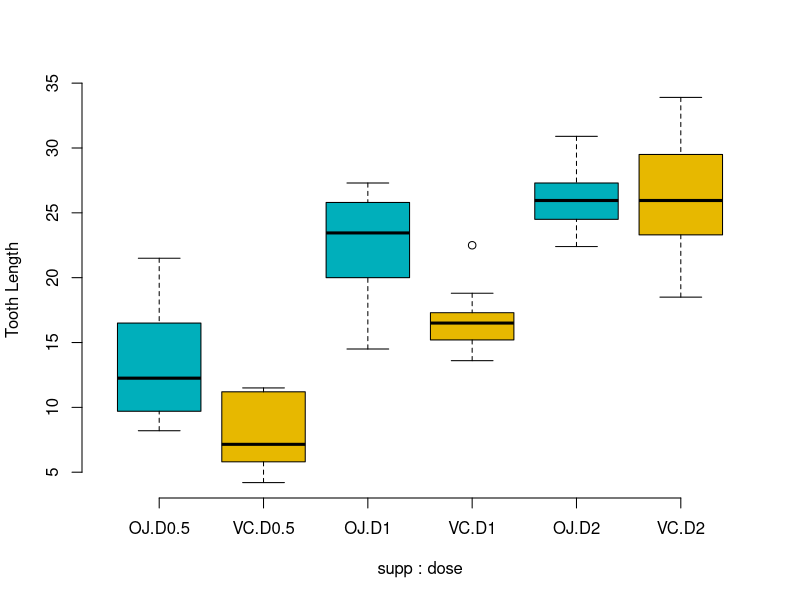
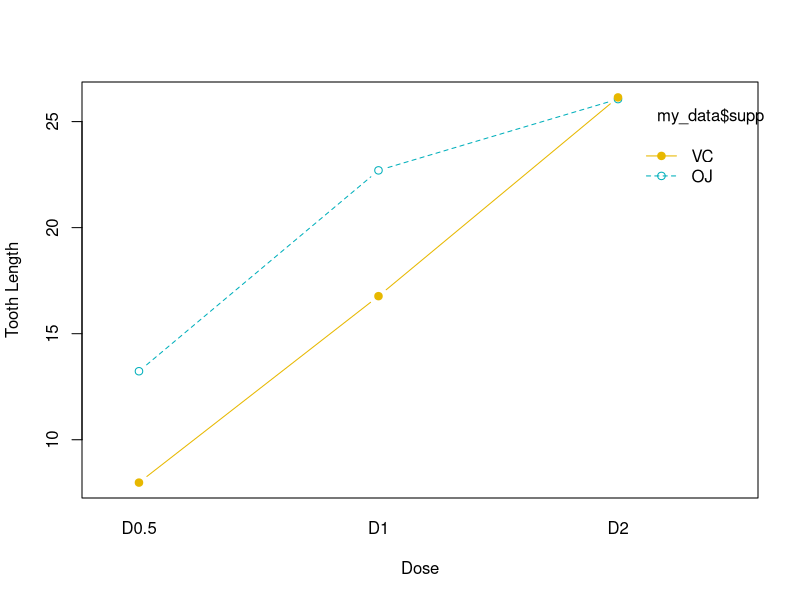
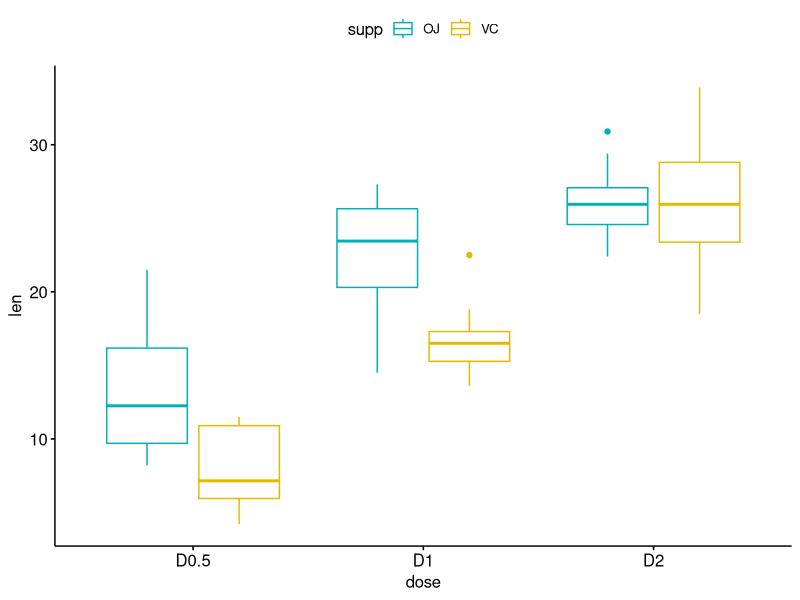
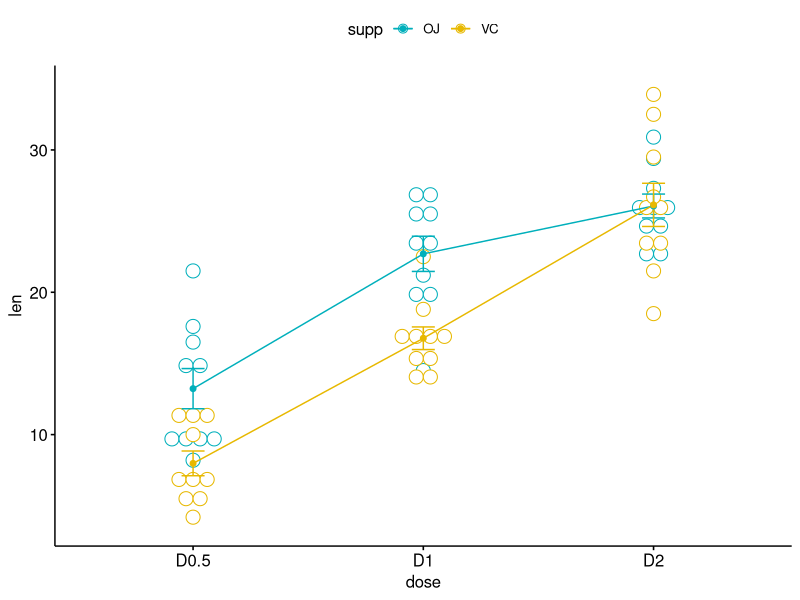
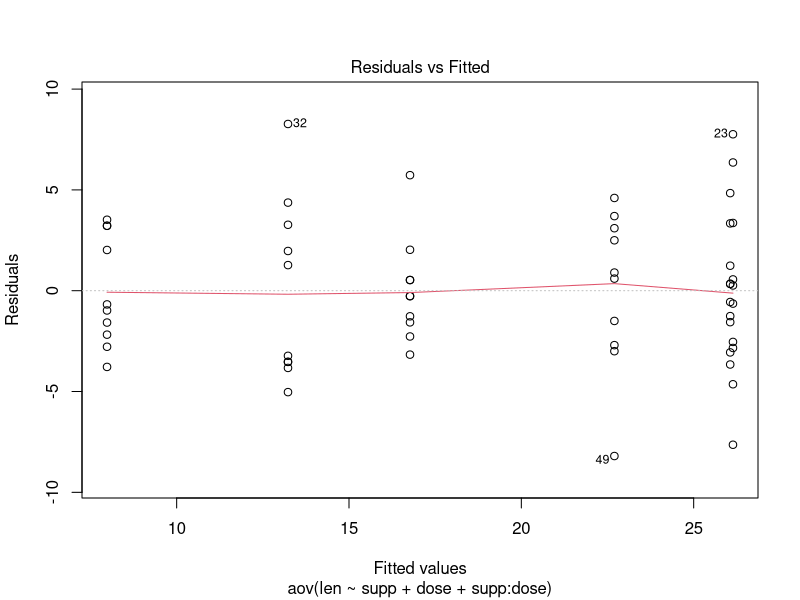
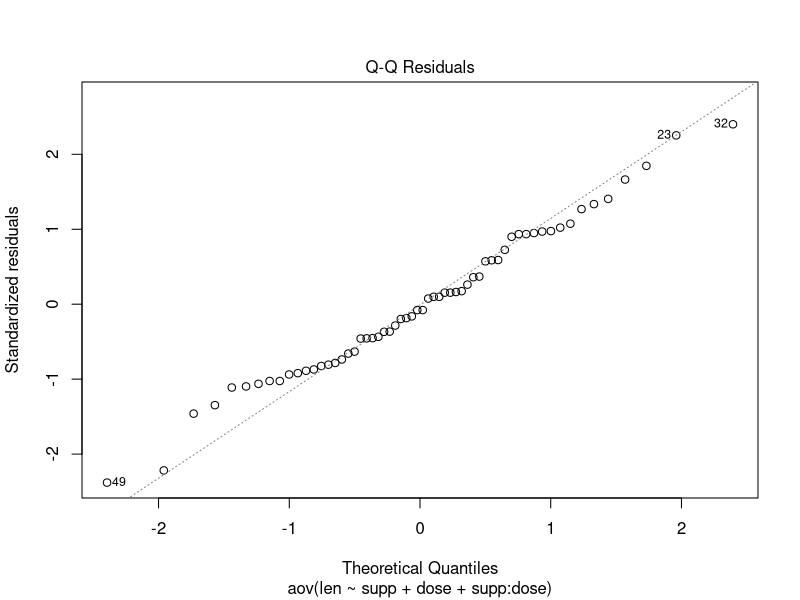

Write R code to recreate these figures, in order.
#1
my_data <- ToothGrowth
#install.packages("dplyr")
library(dplyr)
set.seed(1234)
dplyr::sample_n(my_data, 10)

#2
str(my_data)
# Convert dose jadi factor dan recode levelnya
# as "D0.5", "D1", "D2"
my_data$dose <- factor(my_data$dose, 
                       levels = c(0.5, 1, 2),
                       labels = c("D0.5", "D1", "D2"))
head(my_data)
table(my_data$supp, my_data$dose)

#2.5
require("dplyr")
group_by(my_data, supp, dose) %>%
  summarise(
    count = n(),
    mean = mean(len, na.rm = TRUE),
    sd = sd(len, na.rm = TRUE)
  )

#3
#visualisasi data -1-
# Box plot dengan dua variabel faktor
boxplot(len ~ supp * dose, data=my_data, frame = FALSE, 
        col = c("#00AFBB", "#E7B800"), ylab="Tooth Length")
# Two-way interaction plot
interaction.plot(x.factor = my_data$dose, trace.factor = my_data$supp, 
                 response = my_data$len, fun = mean, 
                 type = "b", legend = TRUE, 
                 xlab = "Dose", ylab="Tooth Length",
                 pch=c(1,19), col = c("#00AFBB", "#E7B800"))

#visualisasi data -2-
# Install
#install.packages("ggpubr")
# Box plot dengan multiple groups
library("ggpubr")
ggboxplot(my_data, x = "dose", y = "len", color = "supp",
          palette = c("#00AFBB", "#E7B800"))
# Line plots dengan multiple groups
ggline(my_data, x = "dose", y = "len", color = "supp",
       add = c("mean_se", "dotplot"),
       palette = c("#00AFBB", "#E7B800"))

#4
res.aov2 <- aov(len ~ supp + dose, data = my_data)
summary(res.aov2)
# Two-way ANOVA with interaction effect
# These two calls are equivalent
res.aov3 <- aov(len ~ supp * dose, data = my_data)
res.aov3 <- aov(len ~ supp + dose + supp:dose, data = my_data)
summary(res.aov3)

#5
TukeyHSD(res.aov3, which = "dose")
pairwise.t.test(my_data$len, my_data$dose,
                p.adjust.method = "BH")

#6
#Homogenitas varians
plot(res.aov3, 1)
#Bartlett lavene
library(car)
leveneTest(len ~ supp*dose, data = my_data)

#7
#Normalitas
plot(res.aov3, 2)
#saphiro-wilk test
# Ekstrak residu
aov_residuals <- residuals(object = res.aov3 )
# Uji Shapiro-Wilk
shapiro.test(x = aov_residuals )

#8
library(car)
my_anova <- aov(len ~ supp * dose, data = my_data)
Anova(my_anova, type = "III")
